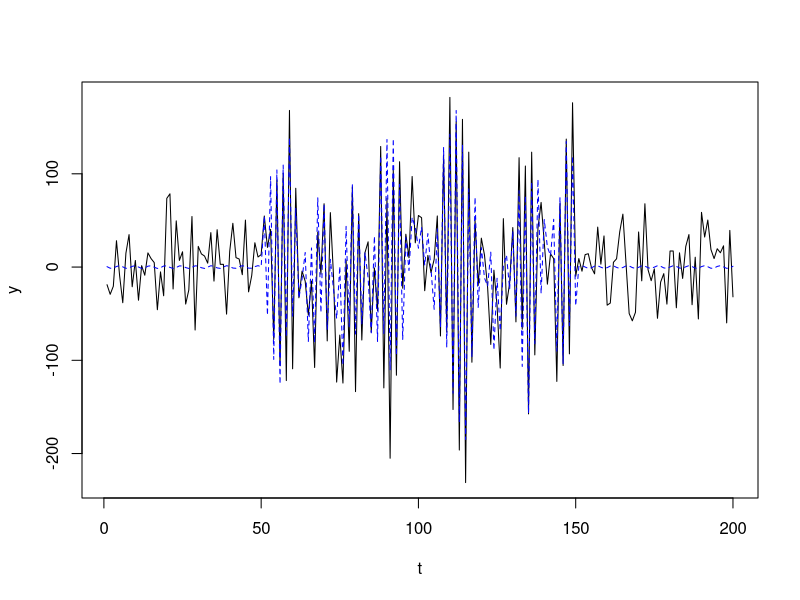
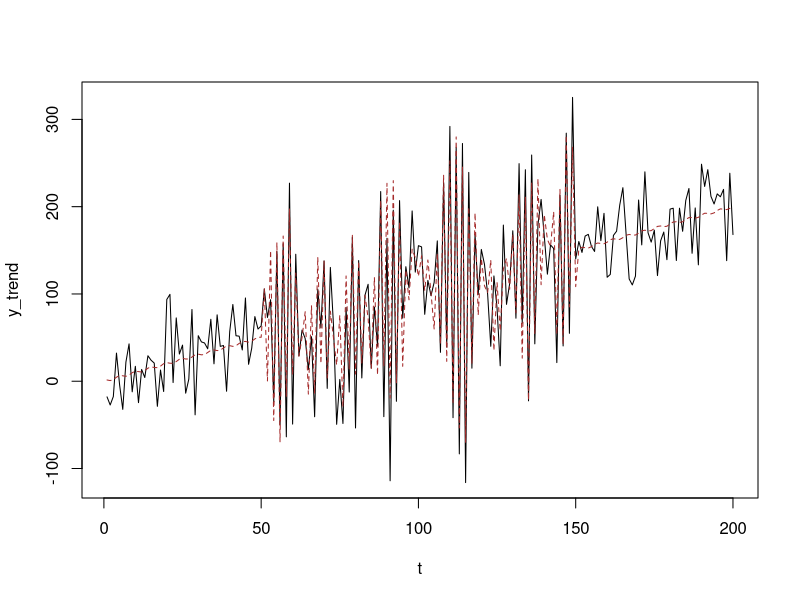
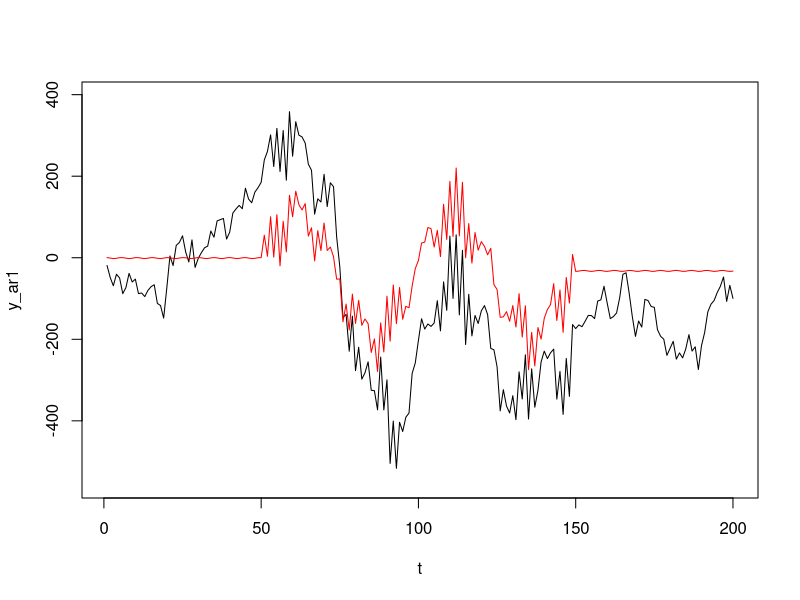

Generate these figures, in order, with R:
# The Weierstrass function returning values with a,b, with wf_iteration terms
wf <- function(x,n,a,b)
{
  v <- NULL
  for(j in 1:n)
  {
    v[j] <- (a^j)*cos((b^j)*x)    # the formula of each term in Weierstrass function
  }
  return(sum(v))
}

# The required parameters in Weierstrass function.
a <- 1.5               # this parameter's for amplitude
b <- 5                 # this parameter's for the fluctuations
wf_iteration <- 11     # the iteration is the number of terms in the function's series

# The residual with ~IIDN(mean=0,sd)
std_dev <- 35   # standard deviation
n <- 200        # number of observations
u <- rnorm(n,0,std_dev)

# The index of each observation, acting as time series variable 't'
x <- 1:n








# ================== 1. The simulated AR(0) time-series ================== #

y <- NULL    # The generated volatile variable

# The time-series variable with wf+u values

for(i in 1:n)
{
  if((i <= n/4) || (i > 3*n/4))
  {
    y[i] <- wf(x[i],1,a,b)+u[i]
  }

  else
  {
    y[i] <- wf(x[i],wf_iteration,a,b)+u[i]
  }
}

# The trend of the series

trend <- NULL

for(i in 1:n)
{
  if((i <= n/4) || (i > 3*n/4))
  {
    trend[i] <- wf(x[i],1,a,b)              # wf_iteration=1, denoting stable periods
  }
  
  else
  {
    trend[i] <- wf(x[i],wf_iteration,a,b)   # wf_iteration is specified for volatile periods
  }
}


plot(x, y, type="l",lty=1,xlab = "t")       # the stable and volatile periods shown
lines(x,trend,lty=2,lwd=1, col="blue")                  # the trend is the dashed line
# plot(x, trend, type="l")                  # the plot of trend only
# plot(u,type="l")                          # plot of the random normal u








# The three quarters in the stable and volatile periods.
q01 <- 1:(n/4)
q13 <- ((n/4)+1):(3*n/4)
q34 <- (3*n/4+1):n

# the output would be the variance test of the simulated stable vs volatile periods
list(
      var.test(y[q01],y[q13]),
      var.test(y[q13],y[q34]),
      var.test(y[q01],y[q34])
    )










# ============= 2. The simulated time-series with a upward trend ============= #

y_trend <- NULL

# The equation of the upward trend
trend_coefficient <- (1)*x^(1)

# The time-series generation
for(i in 1:n)
{
  if((i <= n/4) || (i > 3*n/4))
  {
    y_trend[i] <- trend_coefficient[i]+wf(x[i],1,a,b)+u[i]
  }
  
  else
  {
    y_trend[i] <- trend_coefficient[i]+wf(x[i],wf_iteration,a,b)+u[i]
  }
}

# The trend generation (the upward trend is included in this)

trend_trend <- NULL

for(i in 1:n)
{
  if((i <= n/4) || (i > 3*n/4))
  {
    trend_trend[i] <- trend_coefficient[i] +
      wf(x[i],1,a,b)
  }
  
  else
  {
    trend_trend[i] <- trend_coefficient[i] +
      wf(x[i],wf_iteration,a,b)
  }
}


plot(x, y_trend, type="l",xlab = 't')
lines(x,trend_trend,lty=2,col="brown")
# plot(x, trend_trend, type="l")
# plot(x[q13], trend_trend[q13], type="l")







q01 <- 1:(n/4)
q13 <- ((n/4)+1):(3*n/4)
q34 <- (3*n/4+1):n

list(
  var.test(y_trend[q01],y_trend[q13]),
  var.test(y_trend[q13],y_trend[q34]),
  var.test(y_trend[q01],y_trend[q34])
)










# ================== 3. The simulated AR(1) time-series ================== #

y_ar1 <- NULL

# The AR(1) coefficient
rho <- 1

# The AR(1) time-series

for(i in 1:n)
{
  if(i == 1)
  {
    y_ar1[i] <- wf(x[i],1,a,b) + u[i]
  }
  else
  {
    if((i <= n/4) || (i > 3*n/4))                   # the stable period of the first and last quarters
    {
      y_ar1[i] <- wf(x[i],1,a,b) +                  # for stability, wf_iteration_ar1 is 1
        rho*y_ar1[i-1] + u[i]
    }
    
    else                                            # the volatile periods in the second and third quarters
    {
      y_ar1[i] <- wf(x[i],wf_iteration,a,b) +   # for volatility, wf_iteration_ar1 is stated above
        rho*y_ar1[i-1] + u[i]
    }
  }
}

# The trend of the AR(1) model, basically the y_ar1 without the residuals

trend_ar1 <- NULL

for(i in 1:n)
{
  if(i == 1)
  {
    trend_ar1[i] <- wf(x[i],1,a,b)
  }
  else
  {
    if((i <= n/4) || (i > 3*n/4))
    {
      trend_ar1[i] <- wf(x[i],1,a,b) +
        rho*trend_ar1[i-1]
    }
    else
    {
      trend_ar1[i] <- wf(x[i],wf_iteration,a,b) +
        rho*trend_ar1[i-1]
    }
  }
}

# The plots illustrates the time-series and its autoregressive trend
                  
plot(x,y_ar1,type="l",                                # the plot of the time-series
     xlab = 't',
     ylim = c(min(min(trend_ar1), min(y_ar1))-std_dev,
              max(max(trend_ar1), max(y_ar1))+std_dev)
)
lines(x,trend_ar1,col="red")                          # the plot of the trend












# Variance tests of the differenced for of the time-series within the volatile vs stable periods

q01 <- 1:(n/4)
q13 <- ((n/4)+1):(3*n/4)
q34 <- (3*n/4+1):n
list(
  var.test(diff(y_ar1[q01]),diff(y_ar1[q13])),
  var.test(diff(y_ar1[q13]),diff(y_ar1[q34])),
  var.test(diff(y_ar1[q01]),diff(y_ar1[q34]))
)